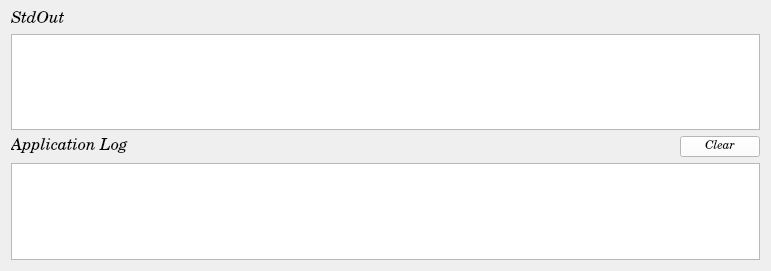
   <widget class="QWidget" name="layoutWidget">
    <property name="geometry">
     <rect>
      <x>0</x>
      <y>420</y>
      <width>771</width>
      <height>271</height>
     </rect>
    </property>
    <layout class="QVBoxLayout" name="verticalLayout">
     <item>
      <widget class="QLabel" name="label_3">
       <property name="font">
        <font>
         <family>Century Schoolbook L</family>
         <pointsize>12</pointsize>
         <italic>true</italic>
        </font>
       </property>
       <property name="text">
        <string>StdOut</string>
       </property>
      </widget>
     </item>
     <item>
      <widget class="QListWidget" name="stdOut"/>
     </item>
     <item>
      <layout class="QVBoxLayout" name="verticalLayout_2">
       <item>
        <layout class="QHBoxLayout" name="horizontalLayout_5">
         <item>
          <widget class="QLabel" name="label_4">
           <property name="font">
            <font>
             <family>Century Schoolbook L</family>
             <pointsize>12</pointsize>
             <italic>true</italic>
            </font>
           </property>
           <property name="text">
            <string>Application Log</string>
           </property>
          </widget>
         </item>
         <item>
          <spacer name="horizontalSpacer_2">
           <property name="orientation">
            <enum>Qt::Horizontal</enum>
           </property>
           <property name="sizeHint" stdset="0">
            <size>
             <width>98</width>
             <height>20</height>
            </size>
           </property>
          </spacer>
         </item>
         <item>
          <widget class="QPushButton" name="clear">
           <property name="palette">
            <palette>
             <active>
              <colorrole role="WindowText">
               <brush brushstyle="SolidPattern">
                <color alpha="255">
                 <red>0</red>
                 <green>0</green>
                 <blue>0</blue>
                </color>
               </brush>
              </colorrole>
              <colorrole role="Button">
               <brush brushstyle="SolidPattern">
                <color alpha="255">
                 <red>255</red>
                 <green>255</green>
                 <blue>255</blue>
                </color>
               </brush>
              </colorrole>
              <colorrole role="Light">
               <brush brushstyle="SolidPattern">
                <color alpha="255">
                 <red>255</red>
                 <green>255</green>
                 <blue>255</blue>
                </color>
               </brush>
              </colorrole>
              <colorrole role="Midlight">
               <brush brushstyle="SolidPattern">
                <color alpha="255">
                 <red>255</red>
                 <green>255</green>
                 <blue>255</blue>
                </color>
               </brush>
              </colorrole>
              <colorrole role="Dark">
               <brush brushstyle="SolidPattern">
                <color alpha="255">
                 <red>127</red>
                 <green>127</green>
                 <blue>127</blue>
                </color>
               </brush>
              </colorrole>
              <colorrole role="Mid">
               <brush brushstyle="SolidPattern">
                <color alpha="255">
                 <red>170</red>
                 <green>170</green>
                 <blue>170</blue>
                </color>
               </brush>
              </colorrole>
              <colorrole role="Text">
               <brush brushstyle="SolidPattern">
                <color alpha="255">
                 <red>0</red>
                 <green>0</green>
                 <blue>0</blue>
                </color>
               </brush>
              </colorrole>
              <colorrole role="BrightText">
               <brush brushstyle="SolidPattern">
                <color alpha="255">
                 <red>255</red>
                 <green>255</green>
                 <blue>255</blue>
                </color>
               </brush>
              </colorrole>
              <colorrole role="ButtonText">
               <brush brushstyle="SolidPattern">
                <color alpha="255">
                 <red>0</red>
                 <green>0</green>
                 <blue>0</blue>
                </color>
               </brush>
              </colorrole>
              <colorrole role="Base">
               <brush brushstyle="SolidPattern">
                <color alpha="255">
                 <red>255</red>
                 <green>255</green>
                 <blue>255</blue>
                </color>
               </brush>
              </colorrole>
              <colorrole role="Window">
               <brush brushstyle="SolidPattern">
                <color alpha="255">
                 <red>255</red>
                 <green>255</green>
                 <blue>255</blue>
                </color>
               </brush>
              </colorrole>
              <colorrole role="Shadow">
               <brush brushstyle="SolidPattern">
                <color alpha="255">
                 <red>0</red>
                 <green>0</green>
                 <blue>0</blue>
                </color>
               </brush>
              </colorrole>
              <colorrole role="AlternateBase">
               <brush brushstyle="SolidPattern">
                <color alpha="255">
                 <red>255</red>
                 <green>255</green>
                 <blue>255</blue>
                </color>
               </brush>
              </colorrole>
              <colorrole role="ToolTipBase">
               <brush brushstyle="SolidPattern">
                <color alpha="255">
                 <red>255</red>
                 <green>255</green>
                 <blue>220</blue>
                </color>
               </brush>
              </colorrole>
              <colorrole role="ToolTipText">
               <brush brushstyle="SolidPattern">
                <color alpha="255">
                 <red>0</red>
                 <green>0</green>
                 <blue>0</blue>
                </color>
               </brush>
              </colorrole>
             </active>
             <inactive>
              <colorrole role="WindowText">
               <brush brushstyle="SolidPattern">
                <color alpha="255">
                 <red>0</red>
                 <green>0</green>
                 <blue>0</blue>
                </color>
               </brush>
              </colorrole>
              <colorrole role="Button">
               <brush brushstyle="SolidPattern">
                <color alpha="255">
                 <red>255</red>
                 <green>255</green>
                 <blue>255</blue>
                </color>
               </brush>
              </colorrole>
              <colorrole role="Light">
               <brush brushstyle="SolidPattern">
                <color alpha="255">
                 <red>255</red>
                 <green>255</green>
                 <blue>255</blue>
                </color>
               </brush>
              </colorrole>
              <colorrole role="Midlight">
               <brush brushstyle="SolidPattern">
                <color alpha="255">
                 <red>255</red>
                 <green>255</green>
                 <blue>255</blue>
                </color>
               </brush>
              </colorrole>
              <colorrole role="Dark">
               <brush brushstyle="SolidPattern">
                <color alpha="255">
                 <red>127</red>
                 <green>127</green>
                 <blue>127</blue>
                </color>
               </brush>
              </colorrole>
              <colorrole role="Mid">
               <brush brushstyle="SolidPattern">
                <color alpha="255">
                 <red>170</red>
                 <green>170</green>
                 <blue>170</blue>
                </color>
               </brush>
              </colorrole>
              <colorrole role="Text">
               <brush brushstyle="SolidPattern">
                <color alpha="255">
                 <red>0</red>
                 <green>0</green>
                 <blue>0</blue>
                </color>
               </brush>
              </colorrole>
              <colorrole role="BrightText">
               <brush brushstyle="SolidPattern">
                <color alpha="255">
                 <red>255</red>
                 <green>255</green>
                 <blue>255</blue>
                </color>
               </brush>
              </colorrole>
              <colorrole role="ButtonText">
               <brush brushstyle="SolidPattern">
                <color alpha="255">
                 <red>0</red>
                 <green>0</green>
                 <blue>0</blue>
                </color>
               </brush>
              </colorrole>
              <colorrole role="Base">
               <brush brushstyle="SolidPattern">
                <color alpha="255">
                 <red>255</red>
                 <green>255</green>
                 <blue>255</blue>
                </color>
               </brush>
              </colorrole>
              <colorrole role="Window">
               <brush brushstyle="SolidPattern">
                <color alpha="255">
                 <red>255</red>
                 <green>255</green>
                 <blue>255</blue>
                </color>
               </brush>
              </colorrole>
              <colorrole role="Shadow">
               <brush brushstyle="SolidPattern">
                <color alpha="255">
                 <red>0</red>
                 <green>0</green>
                 <blue>0</blue>
                </color>
               </brush>
              </colorrole>
              <colorrole role="AlternateBase">
               <brush brushstyle="SolidPattern">
                <color alpha="255">
                 <red>255</red>
                 <green>255</green>
                 <blue>255</blue>
                </color>
               </brush>
              </colorrole>
              <colorrole role="ToolTipBase">
               <brush brushstyle="SolidPattern">
                <color alpha="255">
                 <red>255</red>
                 <green>255</green>
                 <blue>220</blue>
                </color>
               </brush>
              </colorrole>
              <colorrole role="ToolTipText">
               <brush brushstyle="SolidPattern">
                <color alpha="255">
                 <red>0</red>
                 <green>0</green>
                 <blue>0</blue>
                </color>
               </brush>
              </colorrole>
             </inactive>
             <disabled>
              <colorrole role="WindowText">
               <brush brushstyle="SolidPattern">
                <color alpha="255">
                 <red>127</red>
                 <green>127</green>
                 <blue>127</blue>
                </color>
               </brush>
              </colorrole>
              <colorrole role="Button">
               <brush brushstyle="SolidPattern">
                <color alpha="255">
                 <red>255</red>
                 <green>255</green>
                 <blue>255</blue>
                </color>
               </brush>
              </colorrole>
              <colorrole role="Light">
               <brush brushstyle="SolidPattern">
                <color alpha="255">
                 <red>255</red>
                 <green>255</green>
                 <blue>255</blue>
                </color>
               </brush>
              </colorrole>
              <colorrole role="Midlight">
               <brush brushstyle="SolidPattern">
                <color alpha="255">
                 <red>255</red>
                 <green>255</green>
                 <blue>255</blue>
                </color>
               </brush>
              </colorrole>
              <colorrole role="Dark">
               <brush brushstyle="SolidPattern">
                <color alpha="255">
                 <red>127</red>
                 <green>127</green>
                 <blue>127</blue>
                </color>
               </brush>
              </colorrole>
              <colorrole role="Mid">
               <brush brushstyle="SolidPattern">
                <color alpha="255">
                 <red>170</red>
                 <green>170</green>
                 <blue>170</blue>
                </color>
               </brush>
              </colorrole>
              <colorrole role="Text">
               <brush brushstyle="SolidPattern">
                <color alpha="255">
                 <red>127</red>
                 <green>127</green>
                 <blue>127</blue>
                </color>
               </brush>
              </colorrole>
              <colorrole role="BrightText">
               <brush brushstyle="SolidPattern">
                <color alpha="255">
                 <red>255</red>
                 <green>255</green>
                 <blue>255</blue>
                </color>
               </brush>
              </colorrole>
              <colorrole role="ButtonText">
               <brush brushstyle="SolidPattern">
                <color alpha="255">
                 <red>127</red>
                 <green>127</green>
                 <blue>127</blue>
                </color>
               </brush>
              </colorrole>
              <colorrole role="Base">
               <brush brushstyle="SolidPattern">
                <color alpha="255">
                 <red>255</red>
                 <green>255</green>
                 <blue>255</blue>
                </color>
               </brush>
              </colorrole>
              <colorrole role="Window">
               <brush brushstyle="SolidPattern">
                <color alpha="255">
                 <red>255</red>
                 <green>255</green>
                 <blue>255</blue>
                </color>
               </brush>
              </colorrole>
              <colorrole role="Shadow">
               <brush brushstyle="SolidPattern">
                <color alpha="255">
                 <red>0</red>
                 <green>0</green>
                 <blue>0</blue>
                </color>
               </brush>
              </colorrole>
              <colorrole role="AlternateBase">
               <brush brushstyle="SolidPattern">
                <color alpha="255">
                 <red>255</red>
                 <green>255</green>
                 <blue>255</blue>
                </color>
               </brush>
              </colorrole>
              <colorrole role="ToolTipBase">
               <brush brushstyle="SolidPattern">
                <color alpha="255">
                 <red>255</red>
                 <green>255</green>
                 <blue>220</blue>
                </color>
               </brush>
              </colorrole>
              <colorrole role="ToolTipText">
               <brush brushstyle="SolidPattern">
                <color alpha="255">
                 <red>0</red>
                 <green>0</green>
                 <blue>0</blue>
                </color>
               </brush>
              </colorrole>
             </disabled>
            </palette>
           </property>
           <property name="font">
            <font>
             <family>Century Schoolbook L</family>
             <pointsize>9</pointsize>
             <weight>50</weight>
             <italic>true</italic>
             <bold>false</bold>
            </font>
           </property>
           <property name="text">
            <string>Clear</string>
           </property>
           <property name="icon">
            <iconset resource="image.qrc">
             <normaloff>:/imagen_interface/trash.jpeg</normaloff>:/imagen_interface/trash.jpeg</iconset>
           </property>
           <property name="iconSize">
            <size>
             <width>17</width>
             <height>17</height>
            </size>
           </property>
          </widget>
         </item>
        </layout>
       </item>
       <item>
        <widget class="QListWidget" name="Application_Log"/>
       </item>
      </layout>
     </item>
    </layout>
   </widget>
